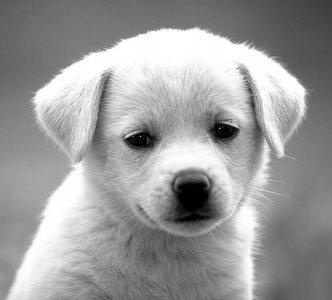
#> input picture sample_1channel.jpg, 332 x 300 px
$ jupyter execute ImageProcessingLab1.ipynb
#> lines starting #> are read from the running program, lines starting #| are printed output that depends on the picture
<div style="text-align: right;">
    <strong>Author:</strong> Mizanu Zelalem Degu  <br>
    <strong>Institution:</strong> Jimma University Institute of Technology  <br>
    Image Processing - lab 1
</div>

# Lab 1: Image Processing Fundamentals

Loading an image is the first step in any image processing pipeline. Digital images are stored as arrays of pixel values. Pillow (PIL) and OpenCV are two popular libraries for image handling.

Pillow: Primarily handles images in RGB format

OpenCV: Uses BGR format by default for color images

[cell 1]
# Using Pillow
from PIL import Image
import numpy as np

# Load image with Pillow
pil_img = Image.open('sample_1channel.jpg')
#> pil_img is the input picture: PIL image 332x300 L; min 0, max 255, mean 155.7
print("Pillow image mode:", pil_img.mode)
#| Pillow image mode: L

# Using OpenCV
import cv2

# Load image with OpenCV (bu default opencv interpret an image as 3-channel. thus specify the scale of the image)
cv_img = cv2.imread('sample_1channel.jpg', cv2.IMREAD_GRAYSCALE)
print("OpenCV image shape:", cv_img.shape)
#| OpenCV image shape: (300, 332)

# Convert between formats
# OpenCV to Pillow
cv_to_pil = Image.fromarray(cv2.cvtColor(cv_img, cv2.COLOR_BGR2RGB))
# Pillow to OpenCV
pil_to_cv = cv2.cvtColor(np.array(pil_img), cv2.COLOR_RGB2BGR)

## 1.2 Displaying an Image

### 1.2.1 Plotting an Image as a Surface

Images can be visualized as 3D surfaces where x,y coordinates represent pixel positions and z-axis represents intensity values. This helps understand intensity variations.

[cell 2]
import matplotlib.pyplot as plt
from mpl_toolkits.mplot3d import Axes3D

cv_img = cv2.imread('sample_1channel.jpg',cv2.IMREAD_GRAYSCALE)

h, w = cv_img.shape
#> h = 300; w = 332

# Create grid
x = np.arange(0, w, 1)
#> x = 332 values from 0 to 331
y = np.arange(0, h, 1)
#> y = 300 values from 0 to 299
x, y = np.meshgrid(x, y)

# Plot
fig = plt.figure(figsize=(10, 7))
ax = fig.add_subplot(111, projection='3d')
ax.plot_surface(x, y, cv_img, cmap='gray')
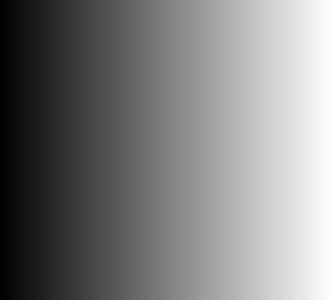
#> x: shape (300, 332) int64; min 0, max 331, mean 165.5; drawn with min black and max white
ax.set_title('Image as Surface Plot')
ax.set_xlabel('X (width)')
ax.set_ylabel('Y (height)')
ax.set_zlabel('Intensity')
plt.show()

### 1.2.2 Plotting an Image as a 2D Tensor

Images are fundamentally 2D (grayscale) or 3D (color) tensors. Visualizing them as matrices helps understand their numerical representation.

[cell 3]
gray_img = cv2.imread('sample_1channel.jpg',cv2.IMREAD_GRAYSCALE)

plt.figure(figsize=(10, 6))
plt.imshow(gray_img, cmap='gray')
plt.title('Image as 2D Tensor')
plt.colorbar(label='Pixel Intensity')
plt.show()
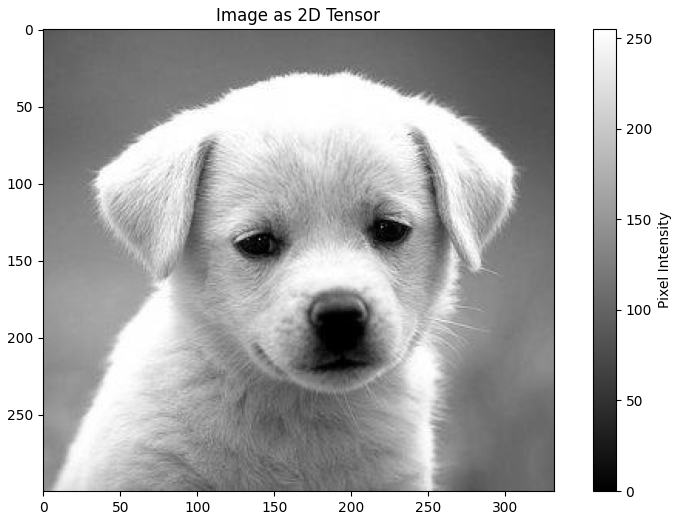
#> figure drawn by matplotlib, 2 panels

### 1.2.3 Printing an Image as a 2D Array

Digital images are stored as arrays. Examining these values helps understand how image processing operations modify pixel values.

[cell 4]
# Display a small portion (10x10 pixels) of the image array
gray_img = cv2.imread('sample_1channel.jpg',cv2.IMREAD_GRAYSCALE)

print("Image array (10x10 sample):")
print(gray_img[:10, :10])
#| [[89 88 88 88 88 89 90 91 91 91]
#|  [89 89 88 88 89 90 90 91 91 91]
#|  [90 89 89 89 89 90 91 92 92 92]
#|  [90 90 90 90 90 91 92 92 93 93]
#|  [91 91 90 90 91 92 93 93 93 94]
#|  [92 92 91 91 92 92 93 94 94 94]
#|  [93 92 92 92 92 93 94 95 95 95]
#|  [93 93 92 92 92 93 94 95 95 95]
#|  [91 91 92 93 94 94 95 95 95 95]
#|  [91 91 92 93 94 94 95 95 96 96]]

## 1.3 Basic Intensity Transformation Functions

### 1.3.1 Negative Image

The negative of an image is obtained by subtracting each pixel value from the maximum intensity value (L-1 for L intensity levels):

s = (L-1) - r

Where:

r = input pixel value

s = output pixel value

L = maximum intensity value (typically 255 for 8-bit images)

[cell 5]
gray_img = cv2.imread('sample_1channel.jpg',cv2.IMREAD_GRAYSCALE)

def negative_image(image):
    return 255 - image

neg_img = negative_image(gray_img)

plt.figure(figsize=(10, 5))
plt.subplot(121), plt.imshow(gray_img, cmap='gray'), plt.title('Original')
plt.subplot(122), plt.imshow(neg_img, cmap='gray'), plt.title('Negative')
plt.show()

### 1.3.2 Log Transform and Inverse Log Transform

Log transform compresses high intensity values while expanding low ones, useful for images with large dynamic range.

Log transform: s = c * log(1 + r)
Inverse log (exponential) transform: s = c * (exp(r) - 1)

Where c is a scaling constant.

[cell 6]
def log_transform(image, c=1):
    # Add 1 to avoid log(0)
#> called with c = 3
    return c * np.log1p(image)

def inv_log_transform(image, c=1):
#> called with c = 3
    return c * (np.exp(image) - 1)
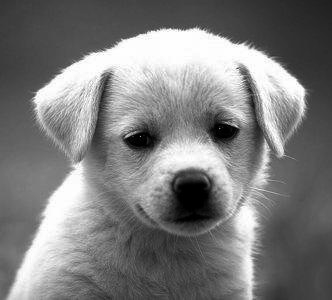
#> returned value: shape (300, 332) float64; min 0, max 21, mean 10.3; drawn with min black and max white


gray_img = cv2.imread('sample_1channel.jpg',cv2.IMREAD_GRAYSCALE)
# Normalize image to [0,1] before log transform
norm_img = gray_img / 255.0
log_img = log_transform(norm_img, c=3)
inv_log_img = inv_log_transform(log_img, c=3)

plt.figure(figsize=(15, 5))
plt.subplot(131), plt.imshow(norm_img, cmap='gray'), plt.title('Original')
plt.subplot(132), plt.imshow(log_img, cmap='gray'), plt.title('Log Transform')
plt.subplot(133), plt.imshow(inv_log_img, cmap='gray'), plt.title('Inverse Log Transform')
plt.show()

### 1.3.3 Gamma Transform

Gamma correction adjusts image brightness non-linearly according to:

s = c * r^γ

Where:

γ < 1: enhances dark regions

γ > 1: enhances bright regions

c is a scaling constant

[cell 7]
def gamma_transform(image, gamma=1.0, c=1):
#> called with gamma = 0.5, c = 1
    return c * np.power(image, gamma)
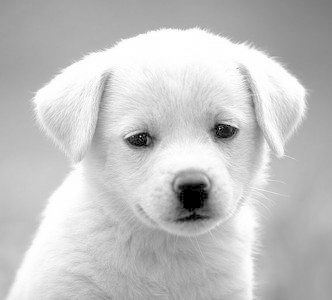
#> returned value: shape (300, 332) float64; min 0, max 1, mean 0.766


gray_img = cv2.imread('sample_1channel.jpg',cv2.IMREAD_GRAYSCALE)
# Normalize image to [0,1] before log transform
norm_img = gray_img / 255.0
# Apply different gamma values
gamma_05 = gamma_transform(norm_img, gamma=0.5)
gamma_10 = gamma_transform(norm_img, gamma=1.0)
gamma_15 = gamma_transform(norm_img, gamma=1.5)

plt.figure(figsize=(15, 5))
plt.subplot(131), plt.imshow(gamma_05, cmap='gray'), plt.title('γ = 0.5')
plt.subplot(132), plt.imshow(gamma_10, cmap='gray'), plt.title('γ = 1.0')
plt.subplot(133), plt.imshow(gamma_15, cmap='gray'), plt.title('γ = 1.5')
plt.show()

# 1.4 Image histogram

An image histogram is a graphical representation of the tonal distribution in a digital image. It plots the number of pixels for each tonal value (0-255 for 8-bit images).

For a grayscale image with L intensity levels (typically 256), the histogram is a discrete function:

h(r_k) = n_k

Where:

r_k = kth intensity level

n_k = number of pixels with intensity r_k

The normalized histogram is:

p(r_k) = n_k / (M×N)

Where M×N is the total number of pixels.

[cell 8]
import cv2
import matplotlib.pyplot as plt
def plot_histogram(image, title='Image Histogram'):
#> called with title = 'Grayscale Image Histogram'
    plt.figure(figsize=(10, 4))
    plt.hist(image.ravel(), bins=256, range=(0, 256), color='gray')
    plt.title(title)
    plt.xlabel('Pixel Intensity')
    plt.ylabel('Frequency')
    plt.xlim([0, 256])
    plt.show()
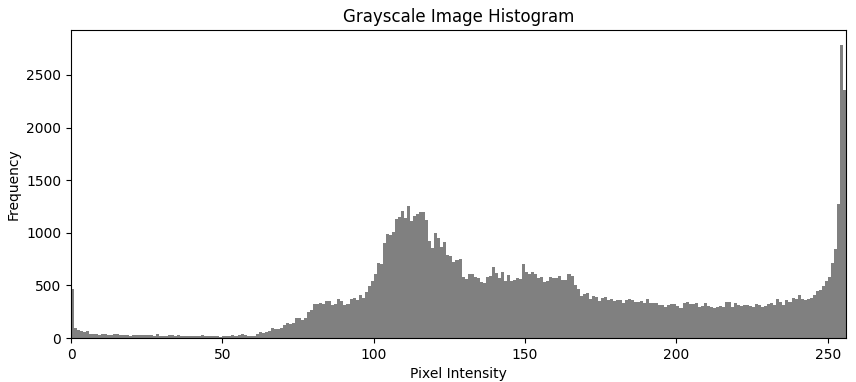
#> figure drawn by matplotlib, 1 panel; tallest bar 2788 high, from x = 254 to 255

gray_img = cv2.imread('sample_1channel.jpg',cv2.IMREAD_GRAYSCALE)
# Plot histogram of our grayscale image
plot_histogram(gray_img, 'Grayscale Image Histogram')

### 1.4.1 Histogram Equalization

Theoretical Explanation:
Histogram equalization improves contrast by spreading out the most frequent intensity values. The transformation function is:

s_k = T(r_k) = (L-1) * Σ_{j=0}^k p_r(r_j)

Where:

s_k = output intensity value

r_k = input intensity value

p_r(r_j) = normalized histogram value for intensity r_j

L = number of possible intensity levels

[cell 9]
def histogram_equalization(image):
    # For grayscale images
    if len(image.shape) == 2:
        return cv2.equalizeHist(image)
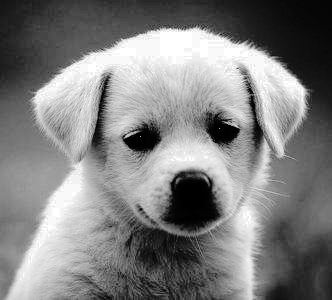
#> returned value: shape (300, 332); min 0, max 255, mean 127.8


gray_img = cv2.imread('sample_1channel.jpg',cv2.IMREAD_GRAYSCALE)
# Apply histogram equalization
eq_img = histogram_equalization(gray_img)

# Display results
plt.figure(figsize=(15, 5))
plt.subplot(121), plt.imshow(gray_img, cmap='gray'), plt.title('Original Image')
plt.subplot(122), plt.imshow(eq_img, cmap='gray'), plt.title('Equalized Image')
plt.show()

# Compare histograms
plt.figure(figsize=(15, 5))
plt.subplot(121)
plt.hist(gray_img.ravel(), bins=256, range=(0, 256), color='gray')
plt.title('Original Histogram')
plt.subplot(122)
plt.hist(eq_img.ravel(), bins=256, range=(0, 256), color='gray')
plt.title('Equalized Histogram')
plt.show()
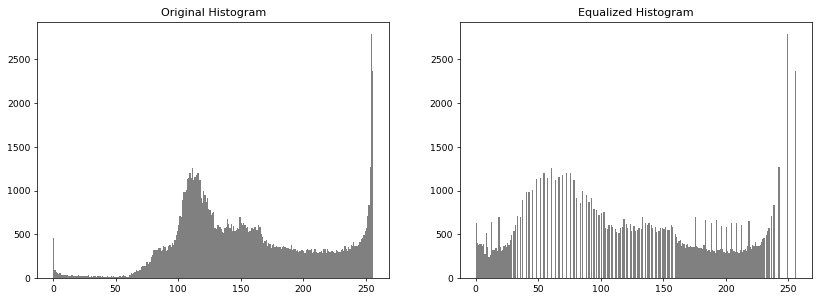
#> figure drawn by matplotlib, 2 panels; panel 1: tallest bar 2788 high, from x = 254 to 255; panel 2: tallest bar 2788 high, from x = 249 to 250
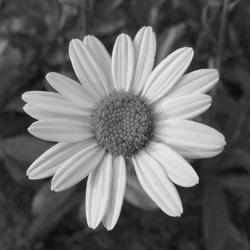
#> input picture reference_image.jpg, 250 x 250 px
#> further down, target_img is the input picture: shape (250, 250); min 1, max 244, mean 102.8

### 1.4.2 Histogram Matching (Specification)

Histogram matching transforms an image so that its histogram matches a specified target histogram. The process involves:

Compute histogram of source image and target image

Compute their cumulative distribution functions (CDFs)

For each pixel in source image, find the intensity value in target image whose CDF is closest to the source CDF

Mathematically:

Compute s = T(r) = (L-1) * CDF_r(r)

Compute v = G(z) = (L-1) * CDF_z(z)

Find z for each s such that G(z) ≈ s

[cell 10]
import numpy as np
def histogram_matching(source, target):
    """
    Adjust the pixel values of a source image so that its histogram
    matches the histogram of a target image
    """
    # Convert to float32 for calculations
    source = source.astype(np.float32)
    target = target.astype(np.float32)

    # Compute histograms and CDFs
    src_hist = cv2.calcHist([source], [0], None, [256], [0, 256]).ravel()
#> src_hist = 256 values, max 2788 at index 254, min 14 at index 49, mean 389.1
    tgt_hist = cv2.calcHist([target], [0], None, [256], [0, 256]).ravel()
#> tgt_hist = 256 values, max 990 at index 48, min 0 at index 0, mean 244.1

    # Normalize histograms
    src_hist = src_hist / source.size
#> src_hist = 256 values, max 0.028 at index 254, min 0.000141 at index 49, mean 0.00391
    tgt_hist = tgt_hist / target.size
#> tgt_hist = 256 values, max 0.0158 at index 48, min 0 at index 0, mean 0.00391

    # Compute CDFs
    src_cdf = np.cumsum(src_hist)
#> src_cdf = 256 values from 0.00466 to 1
    tgt_cdf = np.cumsum(tgt_hist)
#> tgt_cdf = 256 values from 0 to 1

    # Create mapping function
    mapping = np.zeros(256, dtype=np.uint8)
    for i in range(256):
        mapping[i] = np.argmin(np.abs(tgt_cdf - src_cdf[i]))
#> after the loop, mapping = 256 values from 19 to 244

    # Apply mapping
    matched = mapping[source.astype(np.uint8)]
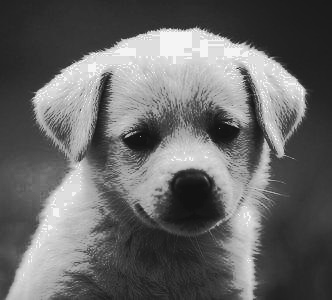
#> matched: shape (300, 332); min 19, max 244, mean 103.3
    return matched.astype(np.uint8)

# Create a target image with desired histogram (e.g., linear ramp)
# target_img = np.tile(np.linspace(0, 255, 256, dtype=np.uint8), (gray_img.shape[0], 1))
target_img = cv2.imread('reference_image.jpg', cv2.IMREAD_GRAYSCALE)
gray_img = cv2.imread('sample_1channel.jpg',cv2.IMREAD_GRAYSCALE)


# Apply histogram matching
matched_img = histogram_matching(gray_img, target_img)

# Display results
plt.figure(figsize=(15, 10))

plt.subplot(231), plt.imshow(gray_img, cmap='gray'), plt.title('Source Image')
plt.subplot(232), plt.imshow(target_img, cmap='gray'), plt.title('Target Image')
plt.subplot(233), plt.imshow(matched_img, cmap='gray'), plt.title('Matched Image')

plt.subplot(234)
plt.hist(gray_img.ravel(), bins=256, range=(0, 256), color='gray')
plt.title('Source Histogram')

plt.subplot(235)
plt.hist(target_img.ravel(), bins=256, range=(0, 256), color='gray')
plt.title('Target Histogram')

plt.subplot(236)
plt.hist(matched_img.ravel(), bins=256, range=(0, 256), color='gray')
plt.title('Matched Histogram')

plt.tight_layout()
plt.show()
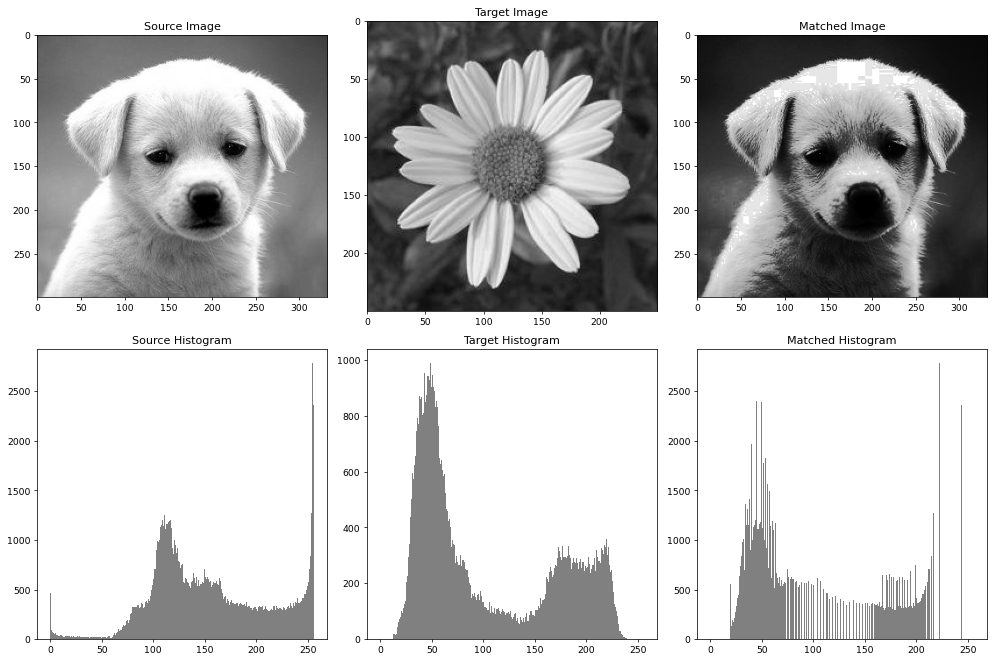
#> figure drawn by matplotlib, 6 panels; panel 4: tallest bar 2788 high, from x = 254 to 255; panel 5: tallest bar 990 high, from x = 48 to 49; panel 6: tallest bar 2788 high, from x = 222 to 223
